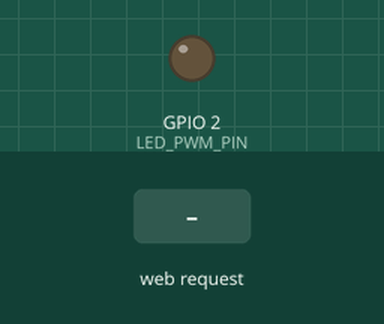
The sketch below on a simulated ESP32. Shown: output pins drawn as LEDs (lit = HIGH). Inputs (shaded band) come from the test bench. What the sketch prints to the serial monitor is not drawn.

Above: at 1.2 s.
1.3 s: HTTP request GET /set?bright=1 received
At 2.0 s:
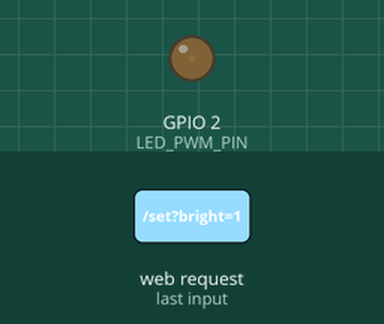
2.8 s: HTTP request GET /set?bright=120 received
At 3.2 s:
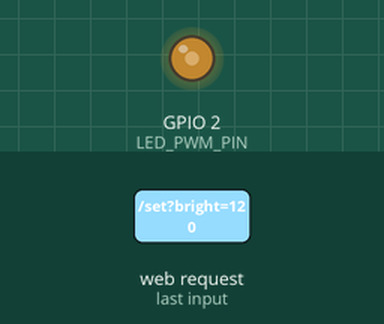
Timing chart, 0 to 5.8 s (numbered marks = the images above; inputs shaded):
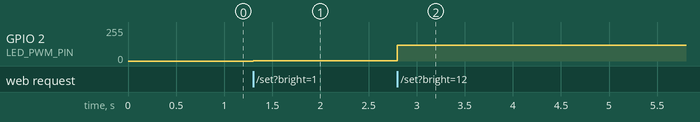

The sketch:

lab07.ino
```cpp
// AP热点模式 - Web端LED无级调光器
#include <WiFi.h>
#include <WebServer.h>

#define LED_PWM_PIN   2
#define PWM_BASE_FREQ 5000
#define PWM_RES_BITS  8

const char* apSSID = "ESP2024117004";
const char* apPassword = "12345678";

WebServer webServer(80);

// ========== 完整的 HTML 页面 ==========
const char* homeHtml = R"HTML(
<!DOCTYPE html>
<html lang="zh-CN">
<head>
  <meta charset="UTF-8">
  <title>LED亮度调节控制台</title>
  <meta name="viewport" content="width=device-width, initial-scale=1.0">
  <style>
    * { box-sizing: border-box; margin: 0; padding: 0; }
    body {
      min-height: 100vh;
      display: flex;
      align-items: center;
      justify-content: center;
      background: linear-gradient(135deg, #e0f7fa 0%, #b2ebf2 100%);
      font-family: "Microsoft Yahei", sans-serif;
    }
    .card {
      background: white;
      padding: 50px 60px;
      border-radius: 20px;
      box-shadow: 0 8px 24px rgba(0, 150, 180, 0.15);
      text-align: center;
      width: 90%;
      max-width: 420px;
    }
    h2 { color: #00838f; margin-bottom: 30px; font-size: 28px; }
    .bright-show {
      font-size: 32px;
      font-weight: bold;
      color: #00acc1;
      margin: 25px 0;
    }
    #slider {
      width: 100%;
      height: 8px;
      border-radius: 4px;
      background: #e0f2f1;
      outline: none;
      -webkit-appearance: none;
    }
    #slider::-webkit-slider-thumb {
      -webkit-appearance: none;
      width: 22px;
      height: 22px;
      border-radius: 50%;
      background: #00acc1;
      cursor: pointer;
      box-shadow: 0 2px 6px rgba(0, 172, 193, 0.4);
    }
  </style>
</head>
<body>
  <div class="card">
    <h2>LED亮度无级调节</h2>
    <div class="bright-show">当前亮度：<span id="value">0</span></div>
    <input type="range" id="slider" min="0" max="255" value="0">
  </div>
  <script>
    const slider = document.getElementById('slider');
    const valueText = document.getElementById('value');
    slider.addEventListener('input', () => {
      const bright = slider.value;
      valueText.textContent = bright;
      fetch('/set?bright=' + bright).catch(err => console.error(err));
    });
  </script>
</body>
</html>
)HTML";

void handleHomePage() {
  webServer.send(200, "text/html", homeHtml);
}

void handleBrightnessSet() {
  if (webServer.hasArg("bright")) {
    int brightVal = webServer.arg("bright").toInt();
    brightVal = constrain(brightVal, 0, 255);
    ledcWrite(LED_PWM_PIN, brightVal);   // 直接使用引脚号
    webServer.send(200, "text/plain", "亮度已设置为: " + String(brightVal));
  } else {
    webServer.send(400, "text/plain", "请求参数有误");
  }
}

void setup() {
  Serial.begin(115200);

  // ✅ 正确：ledcAttach(引脚, 频率, 分辨率)
  ledcAttach(LED_PWM_PIN, PWM_BASE_FREQ, PWM_RES_BITS);
  ledcWrite(LED_PWM_PIN, 0);   // 初始熄灭

  WiFi.mode(WIFI_AP);
  WiFi.softAP(apSSID, apPassword);
  Serial.println("ESP32 AP热点已启动");
  Serial.print("控制台地址: http://");
  Serial.println(WiFi.softAPIP());

  webServer.on("/", handleHomePage);
  webServer.on("/set", handleBrightnessSet);
  webServer.begin();
  Serial.println("Web服务器已启动");
}

void loop() {
  webServer.handleClient();
}
```

Measured:
- after the input at 1.3 s, GPIO 2 (LED_PWM_PIN): 0/255 → 1/255 at once
- after the input at 2.8 s, GPIO 2 (LED_PWM_PIN): 1/255 → 120/255 at once
